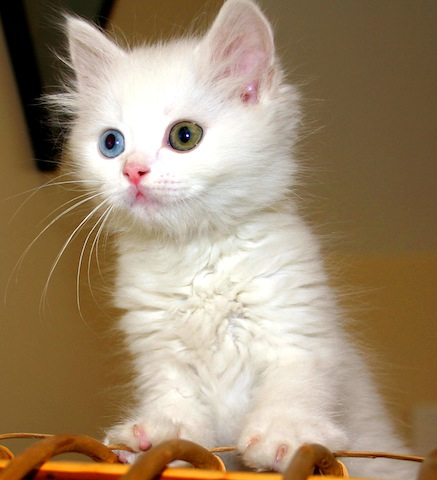
#> input picture asciiart/cat.jpg, 437 x 480 px
$ python temptest.py cat.jpg
#> lines starting #> are read from the running program, lines starting #| are printed output that depends on the picture
from PIL import Image
import sys

#Open file

def main():

    if (len(sys.argv) < 2):
        sys.exit("Please specify a filename")

    filename = sys.argv[1];
    try :
        img = Image.open(filename)
#> img is the input picture: PIL image 437x480 RGB; mean R, G, B 160.2, 139.1, 111.5

    except FileNotFoundError:
        exit("Sorry, that file not found")
    except OSError:
        exit("That file doesn't seem to be an image")

    ascii(img)


def ascii(img):


    h = img.height    #Height & width of original image, in pixels
#> h = 480
    w = img.width
#> w = 437

    ascii = ""  #Will contain our ascii picture; a string of characters

    lines = 35

    y_boxes = lines   #Since displaying in terminal, will make picture 35 lines tall.
    y_box_pix = int(h / lines)     #How many pixels on one line?
#> y_box_pix = 13

    x_boxes = int(w / y_box_pix) * 2  #Use twice as many characters for length as height
#> x_boxes = 66
    x_box_pix = int(y_box_pix / 2) #And half as many pixels
#> x_box_pix = 6


            #Crop this box and return as new image.
    cropbox = img.crop((0, 0, h + 10, w + 10));
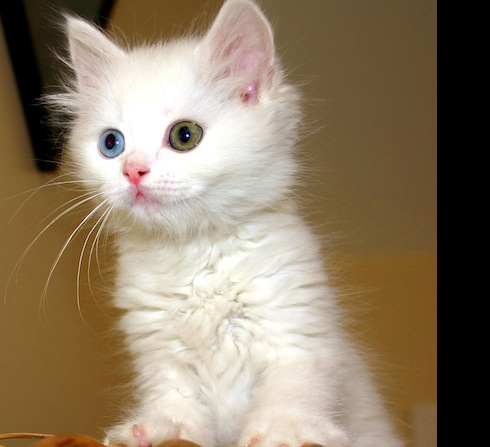
#> cropbox: PIL image 490x447 RGB; mean R, G, B 143, 126.5, 103.3
    print(cropbox)
#| <PIL.Image.Image image mode=RGB size=490x447 at 0x7FA9A7104890>
    colors = cropbox.getcolors()   #Extract colors as "an unsorted list of count, pixel values"
#> colors = None
    print(colors)
#| None

if __name__ == '__main__':
    #Running this as a script: call the main method.
    main()
else:
    #Importing this module from somewhere else; for example, a test case
    #Without this, the main method would be run when the module is imported into the
    #test case, which is probably not the behavior you want,
    #You probably don't need the else clause for this if statment
    #but I added it so I had somewhere to write this comment.
    pass

$ run again, on asciiart/pug.jpg
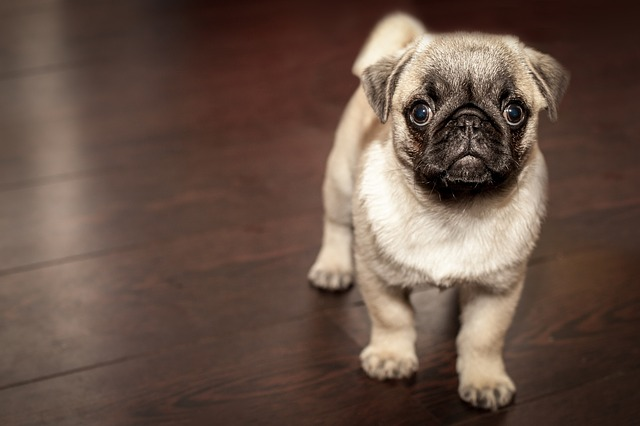
#> input picture asciiart/pug.jpg, 640 x 426 px
#> in main, img is the input picture: PIL image 640x426 RGB; mean R, G, B 102.4, 80.9, 69.5
#> in ascii, `cropbox = img.crop((0, 0, h + 10, w + 10));`:
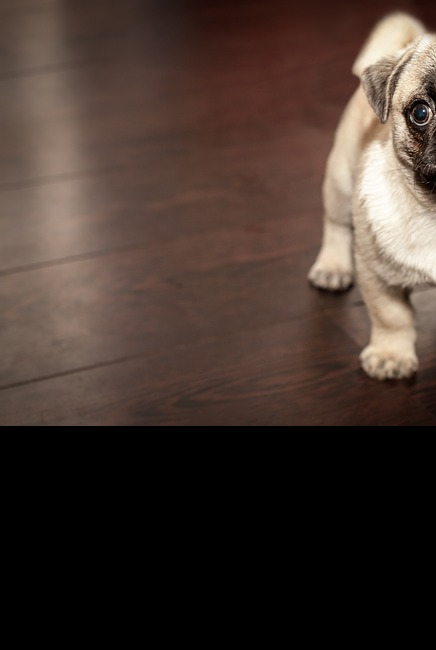
#> cropbox: PIL image 436x650 RGB; mean R, G, B 70, 55.2, 47.9
#| <PIL.Image.Image image mode=RGB size=436x650 at 0x7FA9A7115150>
#> colors = None
#| None

$ run again, on asciiart/puppy.jpg
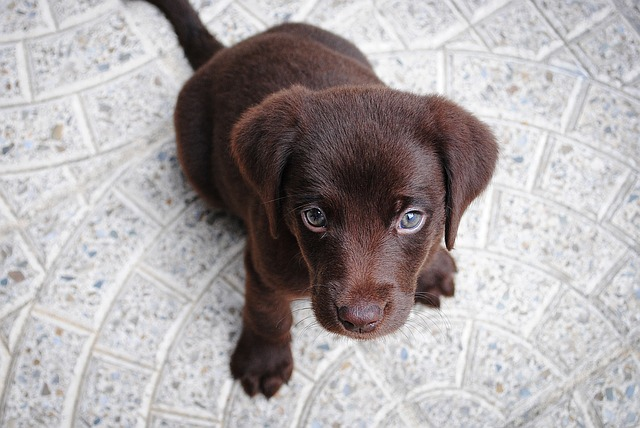
#> input picture asciiart/puppy.jpg, 640 x 428 px
#> in main, img is the input picture: PIL image 640x428 RGB; mean R, G, B 171.8, 166.2, 167.2
#> in ascii, `cropbox = img.crop((0, 0, h + 10, w + 10));`:
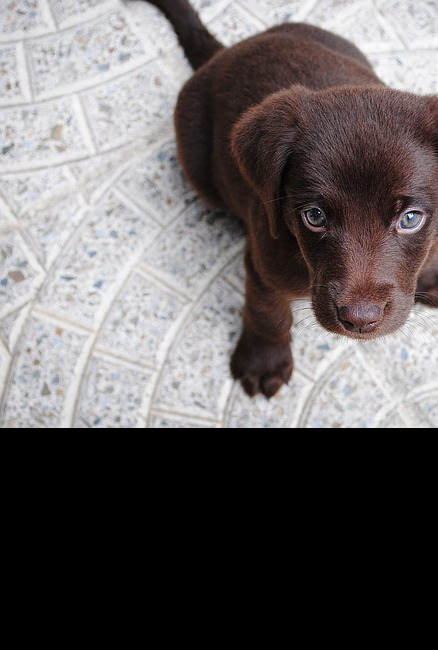
#> cropbox: PIL image 438x650 RGB; mean R, G, B 103, 98.3, 98.6
#| <PIL.Image.Image image mode=RGB size=438x650 at 0x7FA9A711F2D0>
#> colors = None
#| None
